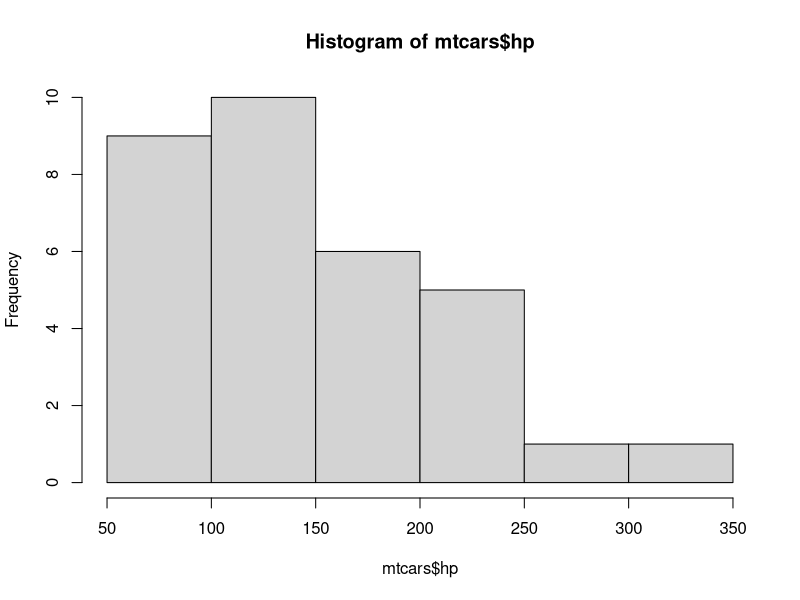
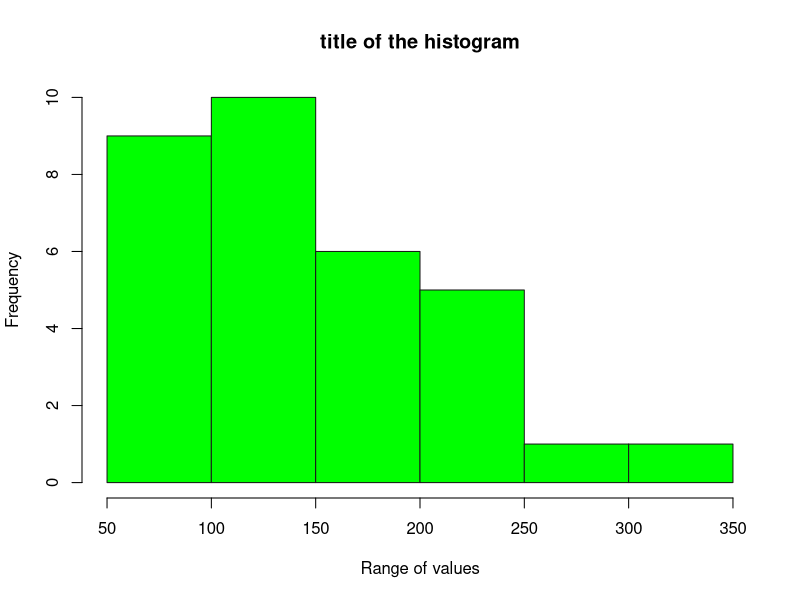
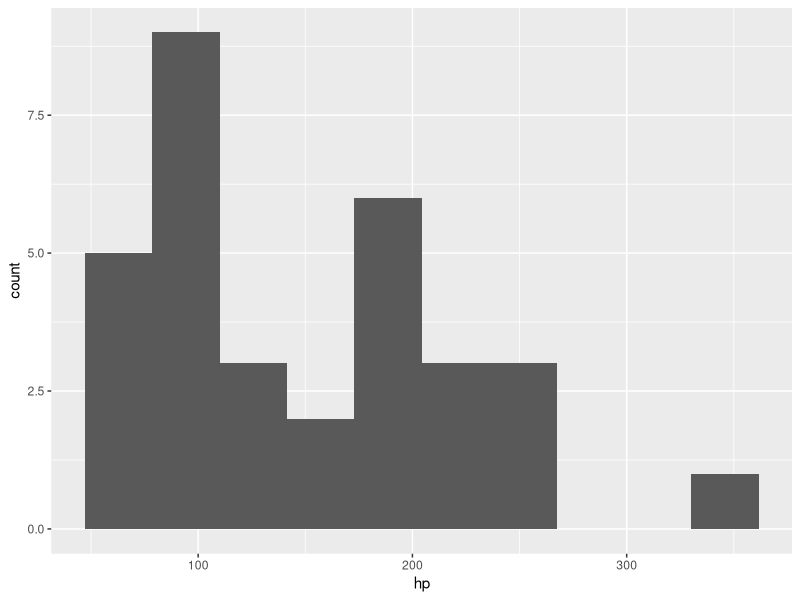
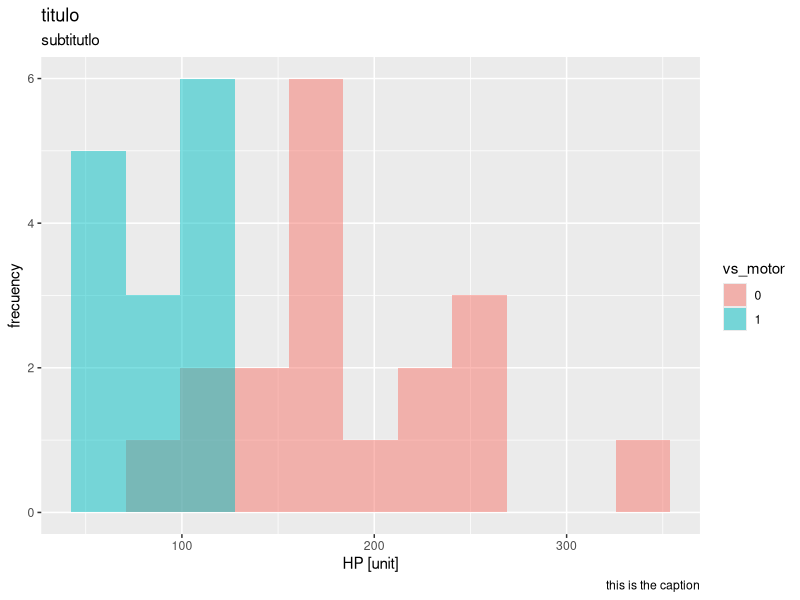

Write R code to recreate these figures, in order.
data("mtcars")

#First histogram
hist(mtcars$hp)

#Second histogram
hist(mtcars$hp,
     #breaks = 20,
     breaks = seq(50, 350, 50),
     col = 'green',
     border = 'gray10',
     main = 'title of the histogram',
     xlab = 'Range of values')


library(ggplot2)
#histogram with ggplot
ggplot(data = mtcars,
       mapping = aes(x = hp)) +
  geom_histogram(bins = 10)

#histogram with ggplot
ggplot(data = mtcars,
       mapping = aes(x = hp,
                     fill =factor(vs))) +
  geom_histogram(bins = 11, 
                 position = 'identity',
                 alpha = 0.5) +
  labs(title = 'titulo',
       fill = 'vs_motor',
       x = 'HP [unit]',
       y = 'frecuency',
       subtitle = 'subtitutlo',
       caption = 'this is the caption')

